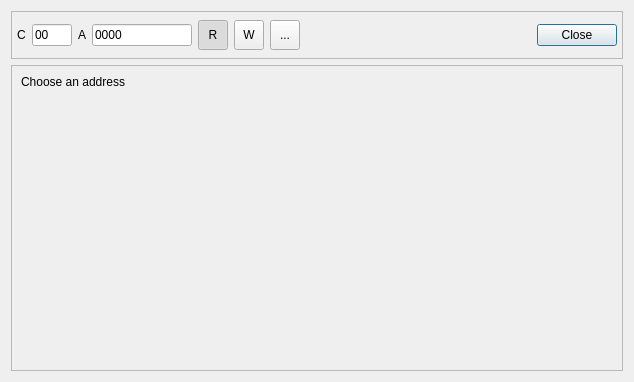
<?xml version="1.0" encoding="UTF-8"?>
<ui version="4.0">
 <class>MemoryMapperWindow</class>
 <widget class="QDialog" name="MemoryMapperWindow">
  <property name="geometry">
   <rect>
    <x>0</x>
    <y>0</y>
    <width>634</width>
    <height>382</height>
   </rect>
  </property>
  <property name="windowTitle">
   <string>Dialog</string>
  </property>
  <layout class="QVBoxLayout" name="verticalLayout">
   <item>
    <widget class="QFrame" name="frame">
     <property name="sizePolicy">
      <sizepolicy hsizetype="Preferred" vsizetype="Fixed">
       <horstretch>0</horstretch>
       <verstretch>0</verstretch>
      </sizepolicy>
     </property>
     <property name="minimumSize">
      <size>
       <width>0</width>
       <height>48</height>
      </size>
     </property>
     <property name="maximumSize">
      <size>
       <width>16777215</width>
       <height>16777215</height>
      </size>
     </property>
     <property name="baseSize">
      <size>
       <width>0</width>
       <height>0</height>
      </size>
     </property>
     <property name="frameShape">
      <enum>QFrame::StyledPanel</enum>
     </property>
     <property name="frameShadow">
      <enum>QFrame::Raised</enum>
     </property>
     <layout class="QHBoxLayout" name="horizontalLayout">
      <property name="leftMargin">
       <number>5</number>
      </property>
      <property name="topMargin">
       <number>5</number>
      </property>
      <property name="rightMargin">
       <number>5</number>
      </property>
      <property name="bottomMargin">
       <number>5</number>
      </property>
      <item>
       <widget class="QLabel" name="label">
        <property name="text">
         <string>C</string>
        </property>
       </widget>
      </item>
      <item>
       <widget class="QLineEdit" name="config_edit">
        <property name="sizePolicy">
         <sizepolicy hsizetype="Fixed" vsizetype="Fixed">
          <horstretch>0</horstretch>
          <verstretch>0</verstretch>
         </sizepolicy>
        </property>
        <property name="minimumSize">
         <size>
          <width>40</width>
          <height>0</height>
         </size>
        </property>
        <property name="maximumSize">
         <size>
          <width>40</width>
          <height>16777215</height>
         </size>
        </property>
        <property name="baseSize">
         <size>
          <width>0</width>
          <height>0</height>
         </size>
        </property>
        <property name="inputMask">
         <string>NN</string>
        </property>
        <property name="text">
         <string>00</string>
        </property>
       </widget>
      </item>
      <item>
       <widget class="QLabel" name="label_2">
        <property name="text">
         <string>A</string>
        </property>
       </widget>
      </item>
      <item>
       <widget class="QLineEdit" name="address_edit">
        <property name="sizePolicy">
         <sizepolicy hsizetype="Fixed" vsizetype="Fixed">
          <horstretch>0</horstretch>
          <verstretch>0</verstretch>
         </sizepolicy>
        </property>
        <property name="minimumSize">
         <size>
          <width>100</width>
          <height>0</height>
         </size>
        </property>
        <property name="maximumSize">
         <size>
          <width>100</width>
          <height>16777215</height>
         </size>
        </property>
        <property name="inputMask">
         <string>NNNN</string>
        </property>
        <property name="text">
         <string>0000</string>
        </property>
       </widget>
      </item>
      <item>
       <widget class="QToolButton" name="readButton">
        <property name="minimumSize">
         <size>
          <width>30</width>
          <height>30</height>
         </size>
        </property>
        <property name="baseSize">
         <size>
          <width>30</width>
          <height>30</height>
         </size>
        </property>
        <property name="text">
         <string>R</string>
        </property>
        <property name="icon">
         <iconset resource="../resources.qrc">
          <normaloff>:/icons/r</normaloff>:/icons/r</iconset>
        </property>
        <property name="checkable">
         <bool>true</bool>
        </property>
        <property name="checked">
         <bool>true</bool>
        </property>
        <property name="autoExclusive">
         <bool>true</bool>
        </property>
        <property name="autoRaise">
         <bool>false</bool>
        </property>
       </widget>
      </item>
      <item>
       <widget class="QToolButton" name="writeButton">
        <property name="minimumSize">
         <size>
          <width>30</width>
          <height>30</height>
         </size>
        </property>
        <property name="baseSize">
         <size>
          <width>30</width>
          <height>30</height>
         </size>
        </property>
        <property name="text">
         <string>W</string>
        </property>
        <property name="icon">
         <iconset resource="../resources.qrc">
          <normaloff>:/icons/w</normaloff>:/icons/w</iconset>
        </property>
        <property name="checkable">
         <bool>true</bool>
        </property>
        <property name="autoExclusive">
         <bool>true</bool>
        </property>
       </widget>
      </item>
      <item>
       <widget class="QToolButton" name="process_button">
        <property name="minimumSize">
         <size>
          <width>30</width>
          <height>30</height>
         </size>
        </property>
        <property name="text">
         <string>...</string>
        </property>
        <property name="icon">
         <iconset resource="../resources.qrc">
          <normaloff>:/icons/next</normaloff>:/icons/next</iconset>
        </property>
       </widget>
      </item>
      <item>
       <spacer name="horizontalSpacer">
        <property name="orientation">
         <enum>Qt::Horizontal</enum>
        </property>
        <property name="sizeHint" stdset="0">
         <size>
          <width>40</width>
          <height>20</height>
         </size>
        </property>
       </spacer>
      </item>
      <item>
       <widget class="QPushButton" name="pushButton">
        <property name="text">
         <string>Close</string>
        </property>
       </widget>
      </item>
     </layout>
    </widget>
   </item>
   <item>
    <widget class="QFrame" name="frame_2">
     <property name="frameShape">
      <enum>QFrame::StyledPanel</enum>
     </property>
     <property name="frameShadow">
      <enum>QFrame::Raised</enum>
     </property>
     <layout class="QVBoxLayout" name="verticalLayout_2">
      <item>
       <widget class="QLabel" name="device_name">
        <property name="sizePolicy">
         <sizepolicy hsizetype="Preferred" vsizetype="Fixed">
          <horstretch>0</horstretch>
          <verstretch>0</verstretch>
         </sizepolicy>
        </property>
        <property name="text">
         <string>Choose an address</string>
        </property>
        <property name="textFormat">
         <enum>Qt::PlainText</enum>
        </property>
       </widget>
      </item>
      <item>
       <widget class="DumpArea" name="dump_area" native="true"/>
      </item>
     </layout>
    </widget>
   </item>
  </layout>
 </widget>
 <customwidgets>
  <customwidget>
   <class>DumpArea</class>
   <extends>QWidget</extends>
   <header>dialogs/dumparea.h</header>
   <container>1</container>
  </customwidget>
 </customwidgets>
 <resources>
  <include location="../resources.qrc"/>
 </resources>
 <connections/>
</ui>
